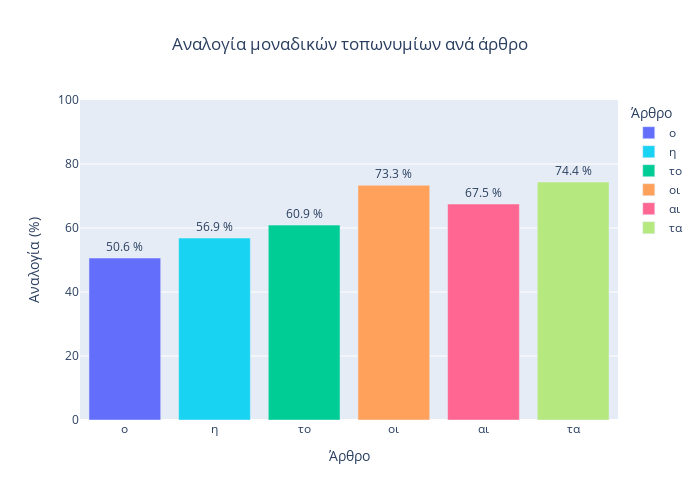

The notebook cell saved with this chart:
### Markdown cell above
#### By article

### Code cell
# By article
# Build temporary dataframe
temp_df = pd.DataFrame({'Άρθρο': articles, 'Αναλογία (%)': [uart_df['prop'][0], uart_df['prop'][1], uart_df['prop'][2], uart_df['prop'][3], uart_df['prop'][4], uart_df['prop'][5]]})
display(temp_df)

fig = px.bar(
    temp_df,
    x = 'Άρθρο',
    y = 'Αναλογία (%)',
    range_y = (0, 100),
    text = 'Αναλογία (%)',

    # Color
    color = 'Άρθρο',
    color_discrete_sequence = [px.colors.qualitative.Plotly[0], px.colors.qualitative.Plotly[5], px.colors.qualitative.Plotly[2], 
                               px.colors.qualitative.Plotly[4], px.colors.qualitative.Plotly[6], px.colors.qualitative.Plotly[7]],
    # Format
    width= 700,
    height = 500,
    title = 'Αναλογία μοναδικών τοπωνυμίων ανά άρθρο'

)

# Update text annotations
fig.update_layout(uniformtext_minsize=10, uniformtext_mode='hide')
fig.update_traces(texttemplate='%{text:.3s} %', textposition='outside')

# Center title
fig.update_layout(title_x = 0.5)

fig.show()

# Save image 
fig.write_image("imgs/Ελληνικά/Αναλογία μοναδικών τοπωνυμίων ανά περιοχή.png")

### Figure 1 — Plotly figure (JSON) as saved in the notebook; plotly's stock layout.template omitted (floating-point values rounded to 4 significant figures)
{"data": [{"alignmentgroup": "True", "hovertemplate": "Άρθρο=%{x}<br>Αναλογία (%)=%{text}<extra></extra>", "legendgroup": "ο", "marker": {"color": "#636EFA", "pattern": {"shape": ""}}, "name": "ο", "offsetgroup": "ο", "orientation": "v", "showlegend": true, "text": [50.61], "textposition": "outside", "texttemplate": "%{text:.3s} %", "type": "bar", "x": ["ο"], "xaxis": "x", "y": [50.61], "yaxis": "y"}, {"alignmentgroup": "True", "hovertemplate": "Άρθρο=%{x}<br>Αναλογία (%)=%{text}<extra></extra>", "legendgroup": "η", "marker": {"color": "#19D3F3", "pattern": {"shape": ""}}, "name": "η", "offsetgroup": "η", "orientation": "v", "showlegend": true, "text": [56.86], "textposition": "outside", "texttemplate": "%{text:.3s} %", "type": "bar", "x": ["η"], "xaxis": "x", "y": [56.86], "yaxis": "y"}, {"alignmentgroup": "True", "hovertemplate": "Άρθρο=%{x}<br>Αναλογία (%)=%{text}<extra></extra>", "legendgroup": "το", "marker": {"color": "#00CC96", "pattern": {"shape": ""}}, "name": "το", "offsetgroup": "το", "orientation": "v", "showlegend": true, "text": [60.9], "textposition": "outside", "texttemplate": "%{text:.3s} %", "type": "bar", "x": ["το"], "xaxis": "x", "y": [60.9], "yaxis": "y"}, {"alignmentgroup": "True", "hovertemplate": "Άρθρο=%{x}<br>Αναλογία (%)=%{text}<extra></extra>", "legendgroup": "οι", "marker": {"color": "#FFA15A", "pattern": {"shape": ""}}, "name": "οι", "offsetgroup": "οι", "orientation": "v", "showlegend": true, "text": [73.34], "textposition": "outside", "texttemplate": "%{text:.3s} %", "type": "bar", "x": ["οι"], "xaxis": "x", "y": [73.34], "yaxis": "y"}, {"alignmentgroup": "True", "hovertemplate": "Άρθρο=%{x}<br>Αναλογία (%)=%{text}<extra></extra>", "legendgroup": "αι", "marker": {"color": "#FF6692", "pattern": {"shape": ""}}, "name": "αι", "offsetgroup": "αι", "orientation": "v", "showlegend": true, "text": [67.5], "textposition": "outside", "texttemplate": "%{text:.3s} %", "type": "bar", "x": ["αι"], "xaxis": "x", "y": [67.5], "yaxis": "y"}, {"alignmentgroup": "True", "hovertemplate": "Άρθρο=%{x}<br>Αναλογία (%)=%{text}<extra></extra>", "legendgroup": "τα", "marker": {"color": "#B6E880", "pattern": {"shape": ""}}, "name": "τα", "offsetgroup": "τα", "orientation": "v", "showlegend": true, "text": [74.37], "textposition": "outside", "texttemplate": "%{text:.3s} %", "type": "bar", "x": ["τα"], "xaxis": "x", "y": [74.37], "yaxis": "y"}], "layout": {"barmode": "relative", "height": 500, "legend": {"title": {"text": "Άρθρο"}, "tracegroupgap": 0}, "title": {"text": "Αναλογία μοναδικών τοπωνυμίων ανά άρθρο", "x": 0.5}, "uniformtext": {"minsize": 10, "mode": "hide"}, "width": 700, "xaxis": {"anchor": "y", "categoryarray": ["ο", "η", "το", "οι", "αι", "τα"], "categoryorder": "array", "domain": [0, 1], "title": {"text": "Άρθρο"}}, "yaxis": {"anchor": "x", "domain": [0, 1], "range": [0, 100], "title": {"text": "Αναλογία (%)"}}}}
